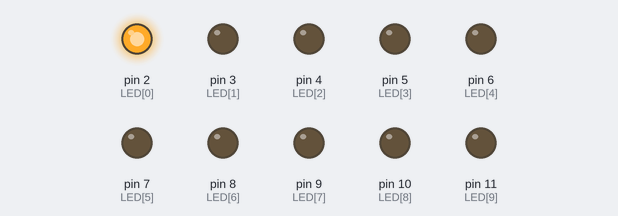
Simulated run of this sketch. Board: Arduino Uno, built with avr-gcc and run on an emulated ATmega328P. Parts: output pins drawn as LEDs (lit = HIGH).

Above: at 0.5 s.
At 1.5 s:
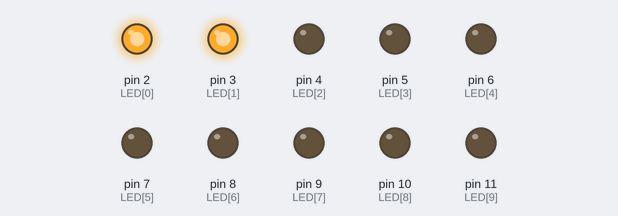
At 2.5 s:
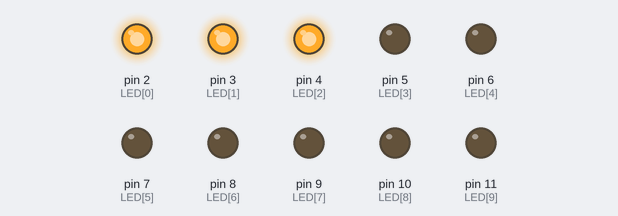
At 4.5 s:
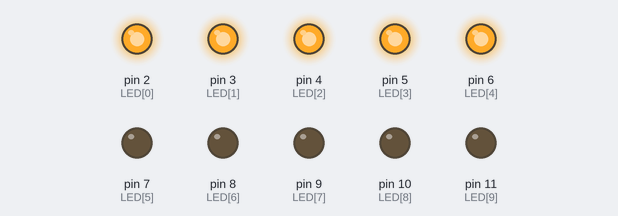
At 6.5 s:
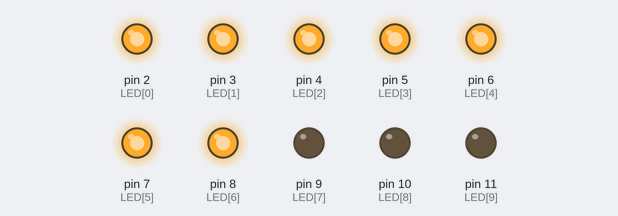
At 9.5 s:
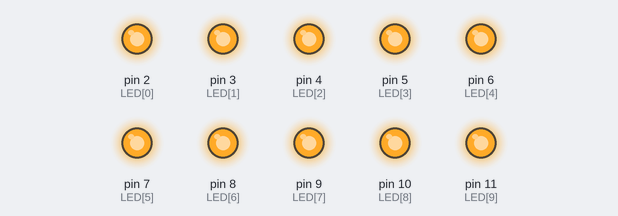
Timing chart, 0 to 11.5 s (numbered marks = the images above):
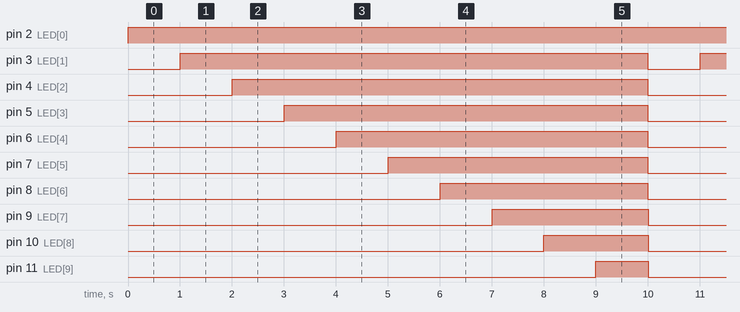

Measured:
- by itself, pin 2 (LED[0]): LOW → HIGH at 0.00 s
- by itself, pin 3 (LED[1]): alternates HIGH for 9.0 s and LOW for 1.0 s
- by itself, pin 4 (LED[2]): alternates HIGH for 8.0 s and LOW for 2.0 s
- by itself, pin 5 (LED[3]): alternates HIGH for 7.0 s and LOW for 3.0 s
- by itself, pin 6 (LED[4]): alternates HIGH for 6.0 s and LOW for 4.0 s
- by itself, pin 7 (LED[5]): alternates HIGH for 5.0 s and LOW for 5.0 s
- by itself, pin 8 (LED[6]): alternates HIGH for 4.0 s and LOW for 6.0 s
- by itself, pin 9 (LED[7]): alternates HIGH for 3.0 s and LOW for 7.0 s

The sketch:

ex01.ino
```cpp
int LED[10] = {2,3,4,5,6,7,8,9,10,11};

void setup() {
  for (int i =0; i < 10; i++) {
    pinMode(LED[i], OUTPUT);
  }

}

void loop() {

  for (int i =0; i < 10; i++) {
    digitalWrite(LED[i], HIGH);
    delay(1000);
  }

  for (int i =0; i < 10; i++) {
    digitalWrite(LED[i], LOW);
  }
}
```
